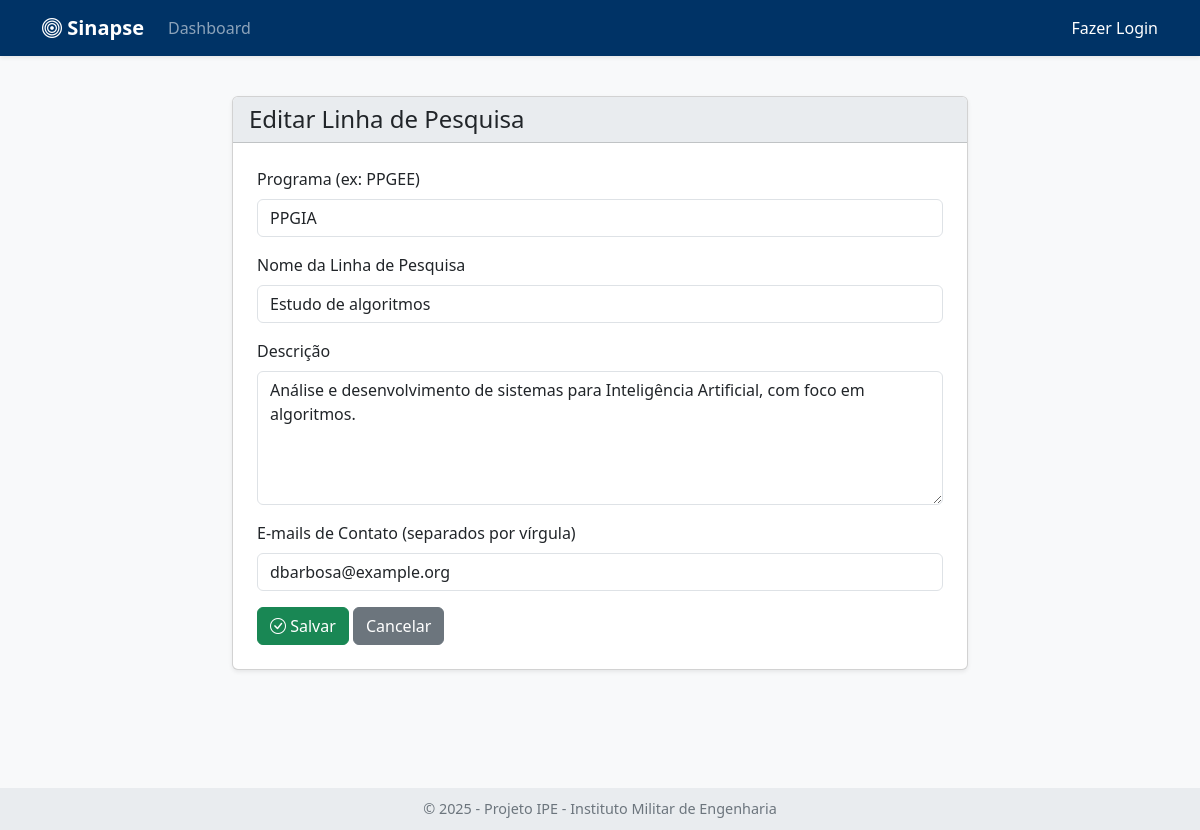
/linhas/editar/179 (signed in), run on an earlier commit of the app's database.
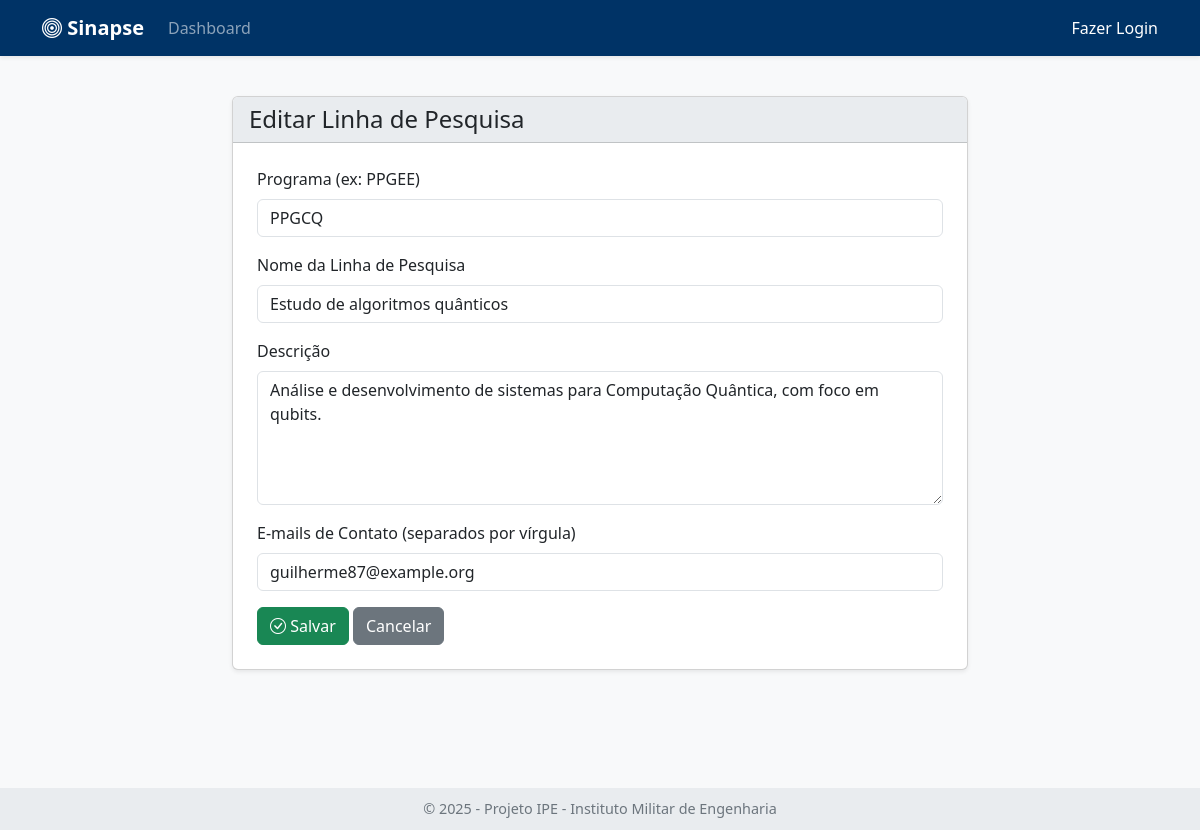
And on a later commit of the database.
### tables this page shows
CREATE TABLE linha_ime (
                id INTEGER PRIMARY KEY AUTOINCREMENT,
                programa TEXT,
                linha TEXT,
                descricao TEXT,
                emails_contato TEXT,
                embedding BLOB,
                user_id INTEGER,
                FOREIGN KEY (user_id) REFERENCES users (id)
            );

### app.py (the view, shortened to what this page needs)
@app.route('/linhas/editar/<int:linha_id>', methods=['GET', 'POST'])
@login_required
def editar_linha(linha_id):
    user_id = session['user_id']
    linha = motor.get_linha_by_id(linha_id, user_id)
    if linha is None:
        flash("Linha de pesquisa não encontrada ou você não tem permissão para editá-la.", "danger")
        return redirect(url_for('listar_linhas'))
    return render_template('linha_form.html', titulo="Editar Linha de Pesquisa", linha=linha)

### app.py (called while the page is built)
def login_required(f):
    @wraps(f)
    def decorated_function(*args, **kwargs):
        if 'user_id' not in session:
            flash("Você precisa fazer login para acessar esta página.", "warning")
            return redirect(url_for('home'))
        return f(*args, **kwargs)
    return decorated_function

### motor_ia.py (called while the page is built)
    def _get_db_conn(self):
        try:
            sqlite3.register_adapter(np.ndarray, lambda arr: arr.astype(np.float32).tobytes())
            sqlite3.register_converter("vector", lambda b: np.frombuffer(b, dtype=np.float32))
            conn = sqlite3.connect(self.db_path, detect_types=sqlite3.PARSE_DECLTYPES | sqlite3.PARSE_COLNAMES)
            conn.row_factory = self._dict_factory
            return conn
        except sqlite3.Error as e:
            print(f"Erro ao conectar ao banco de dados SQLite '{self.db_path}': {e}")
            return None

    def _dict_factory(self, cursor, row):
        d = {}
        for idx, col in enumerate(cursor.description):
            d[col[0]] = row[idx]
        return d

    def get_linha_by_id(self, linha_id, user_id):
        conn = self._get_db_conn()
        if not conn: return None
        try:
            cursor = conn.cursor()
            linha = cursor.execute("SELECT * FROM linha_ime WHERE id = ? AND user_id = ?", (linha_id, user_id)).fetchone()
            conn.close()
            return linha
        except sqlite3.Error as e:
            print(f"Erro ao buscar linha por ID: {e}")
            conn.close()
            return None

### templates/linha_form.html (shortened to what this page needs)
{% extends "base.html" %}
{% block content %}
<div class="row justify-content-center">
    <div class="col-lg-8">
        <div class="card shadow-sm">
            <div class="card-header h4">
                {{ titulo }}
            </div>
            <div class="card-body p-4">
                <form method="post">
                    <div class="mb-3">
                        <label for="programa" class="form-label">Programa (ex: PPGEE)</label>
                        <input type="text" class="form-control" id="programa" name="programa" value="{{ linha.programa if linha else '' }}" required>
                    </div>
                    <div class="mb-3">
                        <label for="linha" class="form-label">Nome da Linha de Pesquisa</label>
                        <input type="text" class="form-control" id="linha" name="linha" value="{{ linha.linha if linha else '' }}" required>
                    </div>
                    <div class="mb-3">
                        <label for="descricao" class="form-label">Descrição</label>
                        <textarea class="form-control" id="descricao" name="descricao" rows="5" required>{{ linha.descricao if linha else '' }}</textarea>
                    </div>
                    <div class="mb-3">
                        <label for="emails_contato" class="form-label">E-mails de Contato (separados por vírgula)</label>
                        <input type="text" class="form-control" id="emails_contato" name="emails_contato" value="{{ linha.emails_contato if linha else '' }}">
                    </div>
                    <button type="submit" class="btn btn-success"><i class="bi bi-check-circle"></i> Salvar</button>
                    <a href="{{ url_for('listar_linhas') }}" class="btn btn-secondary">Cancelar</a>
                </form>
            </div>
        </div>
    </div>
</div>
{% endblock %}

### templates/base.html (shortened to what this page needs)
<!DOCTYPE html>
<html lang="pt-BR">
<head>
    <link href="https://cdn.jsdelivr.net/npm/bootstrap@5.3.3/dist/css/bootstrap.min.css" rel="stylesheet">
    <link rel="stylesheet" href="https://cdn.jsdelivr.net/npm/bootstrap-icons@1.11.3/font/bootstrap-icons.min.css">
</head>
<body>
    <nav class="navbar navbar-expand-lg navbar-dark shadow-sm">
        <div class="container">
            <a class="navbar-brand fw-bold" href="{{ url_for('home') }}">
                <i class="bi bi-bullseye"></i> Sinapse
            </a>
            <div class="collapse navbar-collapse" id="navbarNav">
                <ul class="navbar-nav me-auto mb-2 mb-lg-0">
                    <li class="nav-item">
                        <a class="nav-link {% if request.endpoint == 'home' %}active{% endif %}" href="{{ url_for('home') }}">Dashboard</a>
                    </li>
                </ul>
                <div class="d-flex align-items-center">
                    <a id="navbarLoginLink" class="nav-link nav-link-login text-white">Fazer Login</a>
                </div>
            </div>
        </div>
    </nav>
    <main class="container mt-4 mb-5">
        {% block content %}{% endblock %}
    </main>
     <footer class="footer text-center">
        <p class="mb-0">&copy; 2025 - Projeto IPE - Instituto Militar de Engenharia</p>
    </footer>
</body>
</html>

### templates/base.html (style rules this page uses)
body { background-color: #f8f9fa; padding-bottom: 80px; }
.navbar-dark { background-color: #003366; }
.card-header { background-color: #e9ecef; }
.btn-success { background-color: #198754; border-color: #198754; }
.btn-secondary { background-color: #6c757d; border-color: #6c757d; }
.footer { position: fixed; left: 0; bottom: 0; width: 100%; background-color: #e9ecef; color: #6c757d; text-align: center; padding: 10px 0; font-size: 0.9em; z-index: 1000; }
.navbar .nav-link-login { cursor: pointer; }
main.container { padding-top: 1rem; padding-bottom: 2rem; }

What changed in the data, as far as the page shows it:
changed linha_ime: programa "PPGIA" → "PPGCQ"; linha "Estudo de algoritmos" → "Estudo de algoritmos quânticos"; descricao "Análise e desenvolvimento de sistemas para Inteligência Artificial, com foco em algoritmos." → "Análise e desenvolvimento de sistemas para Computação Quântica, com foco em qubits."; emails_contato "dbarbosa@example.org" → "guilherme87@example.org"
